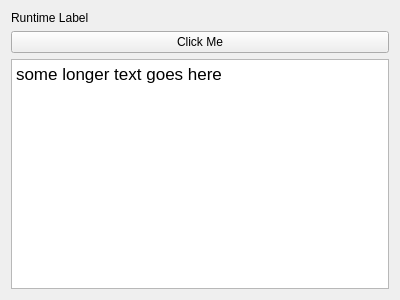
<?xml version="1.0" encoding="UTF-8"?>
<ui version="4.0">
 <class>Form</class>
 <widget class="QWidget" name="Form">
  <property name="geometry">
   <rect>
    <x>0</x>
    <y>0</y>
    <width>400</width>
    <height>300</height>
   </rect>
  </property>
  <property name="windowTitle">
   <string>Form</string>
  </property>
  <layout class="QVBoxLayout" name="verticalLayout">
   <item>
    <widget class="QLabel" name="label">
     <property name="text">
      <string>Runtime Label</string>
     </property>
    </widget>
   </item>
   <item>
    <widget class="QPushButton" name="pushButton">
     <property name="text">
      <string>Click Me</string>
     </property>
    </widget>
   </item>
   <item>
    <widget class="QTextEdit" name="textEdit">
     <property name="html">
      <string>&lt;!DOCTYPE HTML PUBLIC &quot;-//W3C//DTD HTML 4.0//EN&quot; &quot;http://www.w3.org/TR/REC-html40/strict.dtd&quot;&gt;
&lt;html&gt;&lt;head&gt;&lt;meta name=&quot;qrichtext&quot; content=&quot;1&quot; /&gt;&lt;style type=&quot;text/css&quot;&gt;
p, li { white-space: pre-wrap; }
&lt;/style&gt;&lt;/head&gt;&lt;body style=&quot; font-family:'.Helvetica Neue DeskInterface'; font-size:13pt; font-weight:400; font-style:normal;&quot;&gt;
&lt;p style=&quot; margin-top:0px; margin-bottom:0px; margin-left:0px; margin-right:0px; -qt-block-indent:0; text-indent:0px;&quot;&gt;some longer text goes here&lt;/p&gt;&lt;/body&gt;&lt;/html&gt;</string>
     </property>
    </widget>
   </item>
  </layout>
 </widget>
 <resources/>
 <connections/>
</ui>
